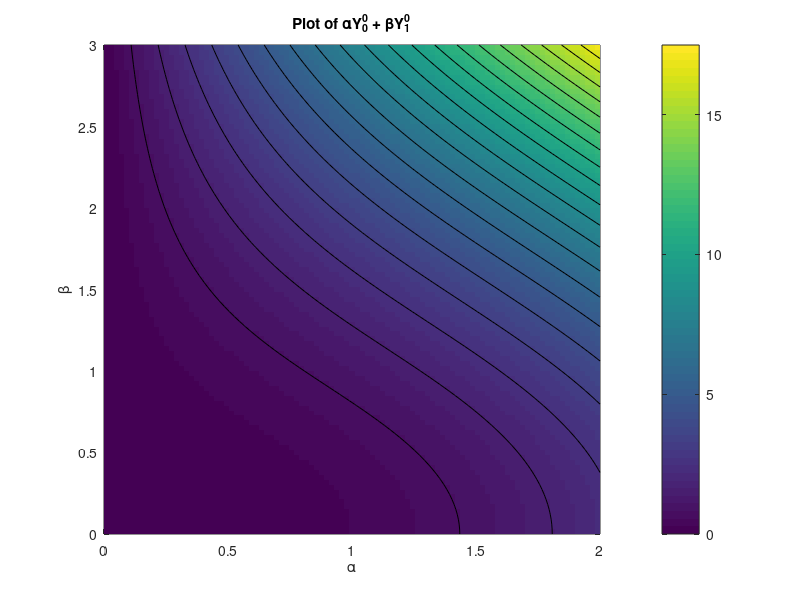

Write the MATLAB code that produced this figure. (Note: this script raises an error after producing the figure.)
% constants
Y0 = 1 / (2 * sqrt(pi));

% range
a = linspace(0, 2, 100);
b = linspace(0, 3, 100);

[A, B] = meshgrid(a, b);

% find f
F = (3 * A .* B.^2 + A.^3)/(2*sqrt(pi));

% Create a pseudocolor plot
figure;
pcolor(A, B, F);
shading flat;
title('Plot of {\alpha}Y_{0}^{0} + {\beta}Y_{1}^{0}');
xlabel('{\alpha}');
ylabel('{\beta}');
colorbar;

% Add 20 ontour lines
hold on;
contour(A, B, F, 20, 'k'); 

% find contour levels
C = contourc(a, b, F, [Y0 Y0]);


contourData = getContourMatrixData(C);

plot(contourData(:, 1), contourData(:, 2), 'ro', 'MarkerSize', 10);

hold off;

function contourData = getContourMatrixData(C)
    contourData = [];
    k = 1;
    while k < size(C, 2)
        numPoints = C(2, k);
        contourData = [contourData; C(1, k + 1:k + numPoints)', C(2, k + 1:k + numPoints)'];
        k = k + numPoints + 1;
    end
end
